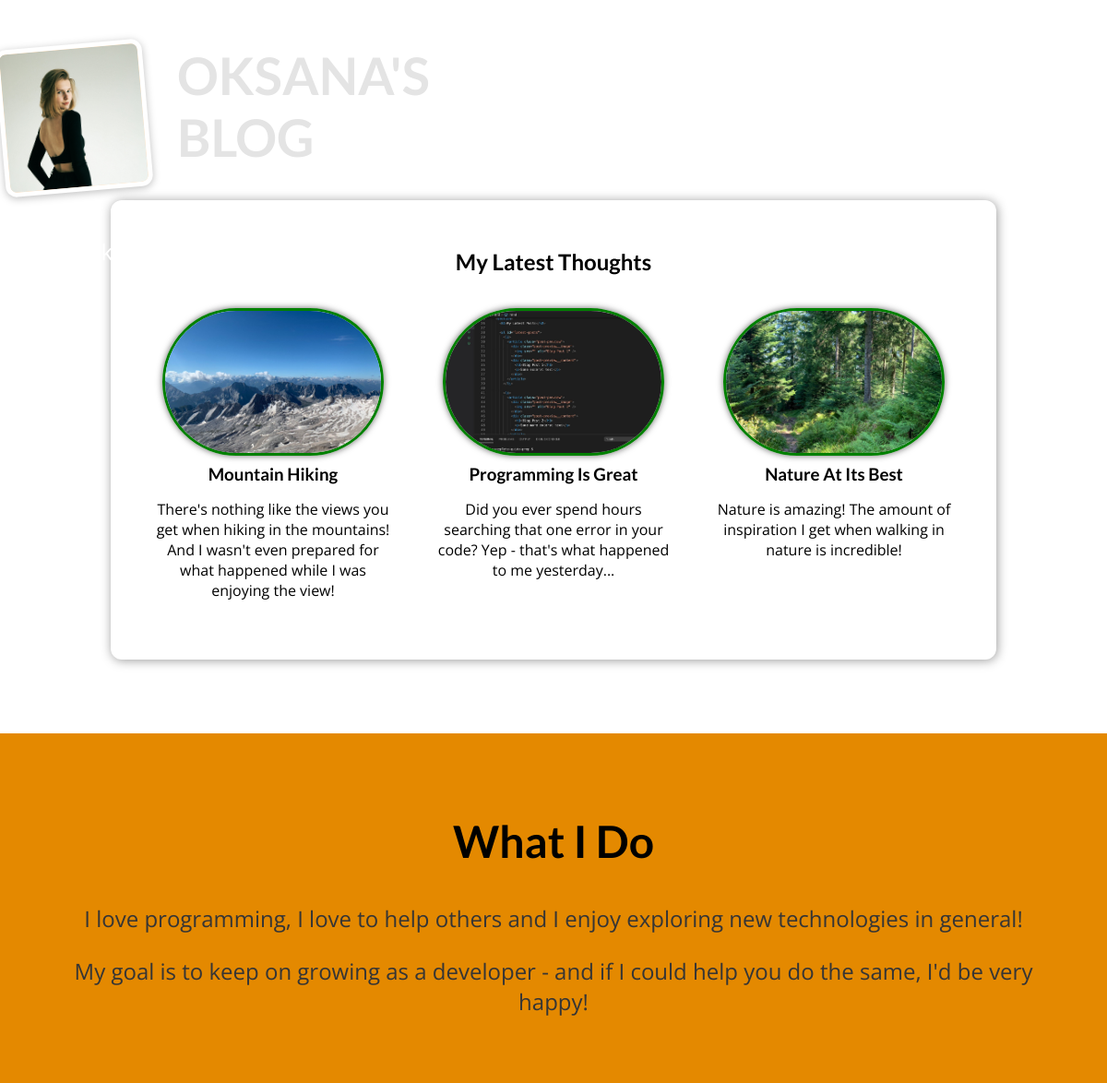
The page / on the database its author committed.
### blog/models.py (models this page shows, shortened)
class Post(models.Model):
    title = models.CharField(max_length=150)
    excerpt = models.CharField(max_length=200)
    image = models.ImageField(upload_to="posts", null=True)
    date = models.DateField(auto_now=True)
    slug = models.SlugField(unique=True, db_index=True)
    content = models.TextField(validators=[MinLengthValidator(10)])
    author = models.ForeignKey(
        Author, on_delete=models.SET_NULL, null=True, related_name="posts")
    tags = models.ManyToManyField(Tag)

### blog/views.py (the view)
# urls.py: path("", views.StartingPageView.as_view(), name="starting-page"),
class StartingPageView(ListView):
    template_name = "blog/index.html"
    model = Post
    ordering = ["-date"]
    context_object_name = "posts"
    def get_queryset(self):
        queryset = super().get_queryset()
        data = queryset[:3]
        return data

### blog/templates/blog/index.html (shortened to what this page needs)
{% extends "base.html" %}
{% load static %}
{% block css_files %}
    <link rel="stylesheet" href="{% static "blog/post.css" %}" />
    <link rel="stylesheet" href="{% static "blog/index.css" %}" />
{% endblock %}
{% block content %}
<section id="welcome">
  <header>
    <img src="{% static "blog/images/me.jpg" %}" alt="Oksana - The Author Of This Blog" />
    <h2>OKSANA'S BLOG</h2>
  </header>
  <p>Hi, I am Oksana and I love to blog about tech and the world!</p>
</section>
<section id="latest-posts">
  <h2>My Latest Thoughts</h2>
  <ul>
      {% for post in posts %}
        {% include "blog/includes/post.html" %}
      {% endfor %}
  </ul>
</section>
<section id="about">
  <h2>What I Do</h2>
  <p>
    I love programming, I love to help others and I enjoy exploring new
    technologies in general!
  </p>
  <p>
    My goal is to keep on growing as a developer - and if I could help you do
    the same, I'd be very happy!
  </p>
</section>
{% endblock %}

### blog/templates/blog/includes/post.html
{% load static %}
<li>
    <article class="post">
        <a href="{% url "post-detail-page" post.slug %}">
            <img src="{{ post.image.url }}" alt="{{ post.title }}" />
            <div class="post__content">
                <h3>{{ post.title }}</h3>
                <p>
                    {{ post.excerpt }}
                </p>
            </div>
        </a>
    </article>
</li>

### static/app.css (style rules this page uses)
* { box-sizing: border-box; }
html { font-family: 'Open Sans', 'Lato', sans-serif; }
body { margin: 0; }
h1, h2, h3 { font-family: 'Lato', sans-serif; font-weight: bold; }

### blog/static/blog/post.css (style rules this page uses)
.post { display: flex; flex-direction: column; align-items: center; text-align: center; }
.post a { text-decoration: none; color: black; transition: all 0.2s ease; padding: 1rem; }
.post img { width: 5rem; height: 5rem; object-fit: cover; border-radius: 50%; }
.post h3 { margin: 0.25rem 0; }

### blog/static/blog/index.css (style rules this page uses)
#welcome header { display: flex; align-items: flex-start; margin: 3rem auto; }
#welcome img { width: 10rem; height: 10rem; object-fit: cover; object-position: top; border: 5px solid white; border-radius: 12px; background-color: #ffe1bf; transform: rotateZ(-5deg); box-shadow: 0 2px 8px rgba(0, 0, 0, 0.25); }
#welcome h2 { font-size: 3.5rem; margin: 0 0 0 2rem; color: #e4e4e4; width: 10rem; }
#welcome p { color: white; font-size: 1.5rem; }
#latest-posts { background-color: white; padding: 2rem; border-radius: 12px; width: 60rem; margin: -6rem auto 2rem auto; box-shadow: 1px 1px 12px rgba(0, 0, 0, 0.4); }
#latest-posts h2 { text-align: center; }
#latest-posts ul { list-style: none; margin: 0; padding: 0; display: flex; gap: 1rem; }
#latest-posts li { flex: 1; }
#about { text-align: center; padding: 3rem; background-color: #e48900; margin-top: 5rem; }
#about h2 { font-size: 3rem; }
#about p { font-size: 1.5rem; color: #353535; }
.post { display: flex; flex-direction: none align-items: center; text-align: center; }
.post a { text-decoration: none; color: black; transition: all 0.2 ease; padding: 1rem; }
.post img { width: 15rem; height: 10rem; border-radius: 100px; border: 3px solid green; box-shadow: 0 0 7px #666; }

### rows shown on the page
Post: image (picture), title "Mountain Hiking", excerpt "There's nothing like the views you get when hiking in the mountains! And I wasn't even prepared for what happened while I was enjoying the view!"
Post: image (picture), title "Programming Is Great", excerpt "Did you ever spend hours searching that one error in your code? Yep - that's what happened to me yesterday..."
Post: image (picture), title "Nature At Its Best", excerpt "Nature is amazing! The amount of inspiration I get when walking in nature is incredible!"
